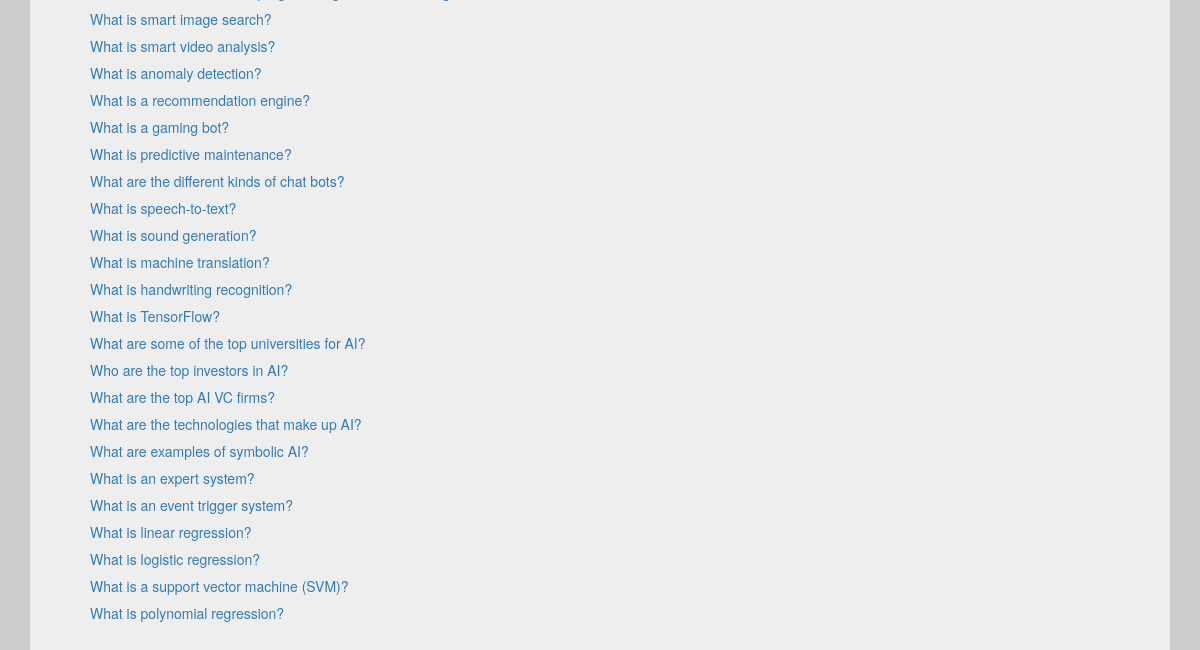
The app's page /training_chats (lower part), older data.
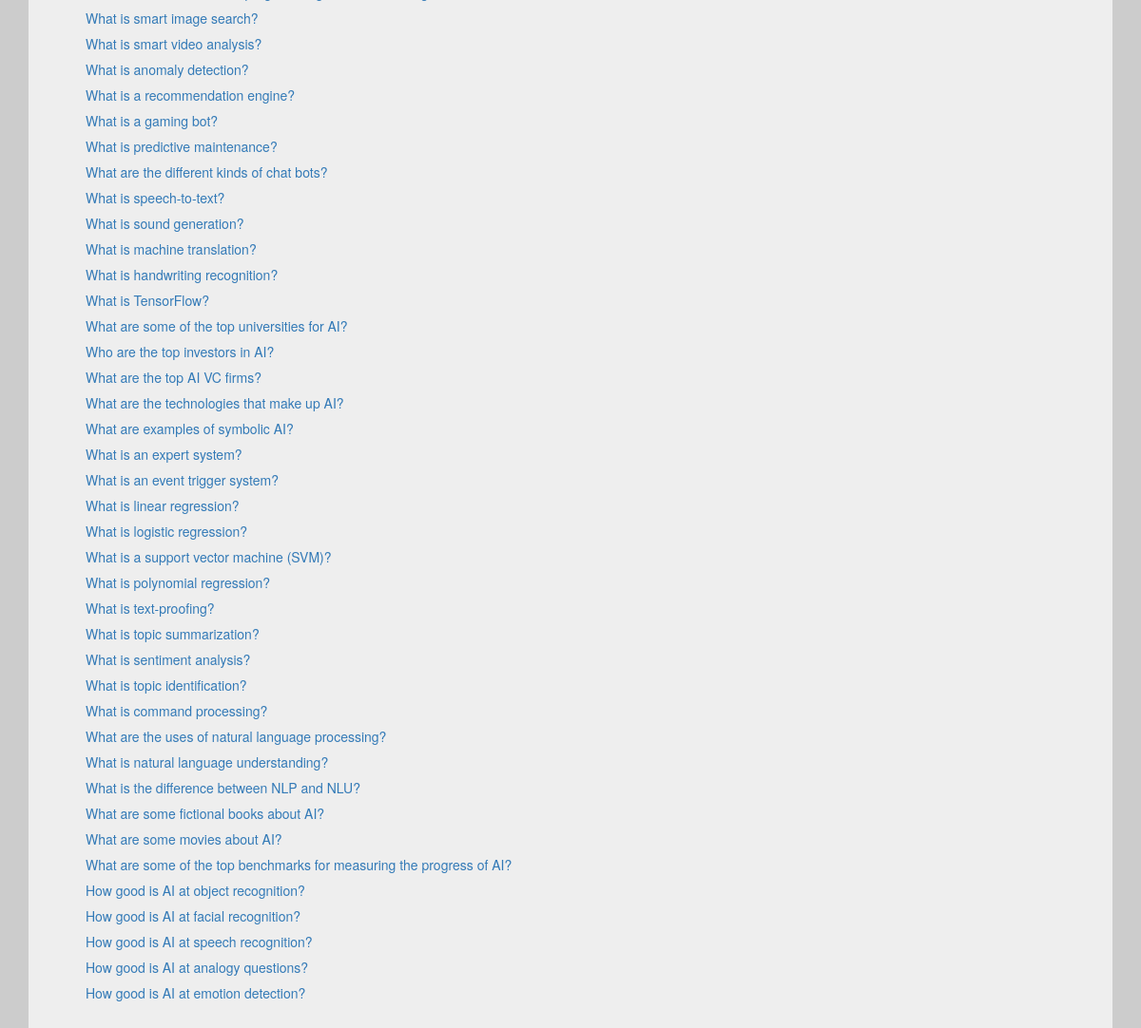
The same page, newer data.
### db.py (models this page shows, shortened)
class training_chat(db.Model):
	id = db.Column('message_id', db.Integer, primary_key = True)
	chat_id = db.Column(db.Integer)
	party = db.Column(db.SmallInteger)
	text = db.Column(db.Text)
	node_id = db.Column(db.Integer)

### modules/admin.py (the view)
@admin.route('/training_chats')
def training_chats():
	results = training_chat.query.order_by(training_chat.chat_id).all()
	chats = clean_training_chats(results)
	return render_template("training_chats.html", chats = chats)

### helpers.py (called while the page is built)
def clean_training_chats(inputList):
	chats = []
	for result in inputList:
		addResult = True
		for chat in chats:
			if chat.chat_id == result.chat_id:
				addResult = False
				break
		if addResult:
			chats.append(result)
	return chats

### templates/training_chats.html (shortened to what this page needs)
{% extends "base.html" %}
{% block content %}
  <div class="container">
    <div class="jumbotron">
		{% for chat in chats %}
			<a href="training_chat?id={{ chat.chat_id }}">{{ chat.text }}</a>
			<div style="height: 0.5em;"></div>
		{% endfor %}
	</div>
  </div>
{% endblock %}

### templates/base.html (shortened to what this page needs)
{% extends "bootstrap/base.html" %}
{% import "bootstrap/utils.html" as utils %}
{% block styles -%}
    {{super()}}
    <link rel="stylesheet" type="text/css" href="{{url_for('static', filename='styles.css')}}">
{% endblock %}

### static/styles.css (style rules this page uses)
body { background-color: #CCC; }

Row changes from the older to the newer data that the page shows:
added training_chat: text "What is text-proofing?"
added training_chat: text "What is topic summarization?"
added training_chat: text "What is sentiment analysis?"
added training_chat: text "What is topic identification?"
added training_chat: text "What is command processing?"
added training_chat: text "What are the uses of natural language processing?"
added training_chat: text "What is natural language understanding?"
added training_chat: text "What is the difference between NLP and NLU?"
added training_chat: text "What are some fictional books about AI?"
added training_chat: text "What are some movies about AI?"
added training_chat: text "What are some of the top benchmarks for measuring the progress of AI?"
added training_chat: text "How good is AI at object recognition?"
added training_chat: text "How good is AI at facial recognition?"
added training_chat: text "How good is AI at speech recognition?"
added training_chat: text "How good is AI at analogy questions?"
added training_chat: text "How good is AI at emotion detection?"
